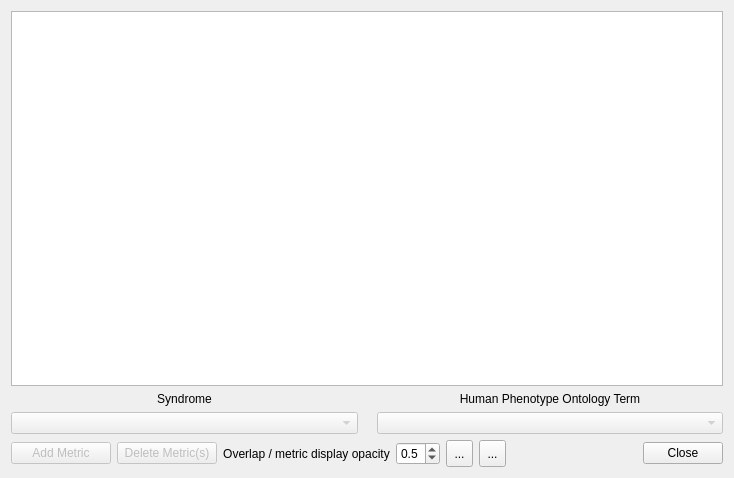
<?xml version="1.0" encoding="UTF-8"?>
<ui version="4.0">
 <class>MetricsDisplayDialog</class>
 <widget class="QDialog" name="MetricsDisplayDialog">
  <property name="geometry">
   <rect>
    <x>0</x>
    <y>0</y>
    <width>734</width>
    <height>478</height>
   </rect>
  </property>
  <property name="windowTitle">
   <string>Dialog</string>
  </property>
  <layout class="QVBoxLayout" name="verticalLayout_3">
   <item>
    <widget class="QTableWidget" name="table"/>
   </item>
   <item>
    <layout class="QHBoxLayout" name="horizontalLayout_3">
     <item>
      <layout class="QVBoxLayout" name="verticalLayout_2">
       <item>
        <widget class="QLabel" name="label_2">
         <property name="text">
          <string>Syndrome</string>
         </property>
         <property name="alignment">
          <set>Qt::AlignCenter</set>
         </property>
        </widget>
       </item>
       <item>
        <widget class="QComboBox" name="syndromesComboBox">
         <property name="enabled">
          <bool>false</bool>
         </property>
         <property name="minimumSize">
          <size>
           <width>200</width>
           <height>0</height>
          </size>
         </property>
        </widget>
       </item>
      </layout>
     </item>
     <item>
      <widget class="QLabel" name="label_4">
       <property name="sizePolicy">
        <sizepolicy hsizetype="Maximum" vsizetype="Maximum">
         <horstretch>0</horstretch>
         <verstretch>0</verstretch>
        </sizepolicy>
       </property>
       <property name="text">
        <string/>
       </property>
       <property name="pixmap">
        <pixmap resource="../FaceTools_res.qrc">:/icons/ARROW_RIGHT</pixmap>
       </property>
       <property name="scaledContents">
        <bool>false</bool>
       </property>
       <property name="alignment">
        <set>Qt::AlignCenter</set>
       </property>
      </widget>
     </item>
     <item>
      <layout class="QVBoxLayout" name="verticalLayout">
       <item>
        <widget class="QLabel" name="label">
         <property name="text">
          <string>Human Phenotype Ontology Term</string>
         </property>
         <property name="alignment">
          <set>Qt::AlignCenter</set>
         </property>
        </widget>
       </item>
       <item>
        <widget class="QComboBox" name="hpoComboBox">
         <property name="enabled">
          <bool>false</bool>
         </property>
         <property name="minimumSize">
          <size>
           <width>200</width>
           <height>0</height>
          </size>
         </property>
        </widget>
       </item>
      </layout>
     </item>
    </layout>
   </item>
   <item>
    <layout class="QHBoxLayout" name="horizontalLayout_2">
     <item>
      <widget class="QPushButton" name="addMetricButton">
       <property name="enabled">
        <bool>false</bool>
       </property>
       <property name="minimumSize">
        <size>
         <width>100</width>
         <height>0</height>
        </size>
       </property>
       <property name="text">
        <string>Add Metric</string>
       </property>
      </widget>
     </item>
     <item>
      <widget class="QPushButton" name="deleteMetricsButton">
       <property name="enabled">
        <bool>false</bool>
       </property>
       <property name="minimumSize">
        <size>
         <width>100</width>
         <height>0</height>
        </size>
       </property>
       <property name="text">
        <string>Delete Metric(s)</string>
       </property>
      </widget>
     </item>
     <item>
      <layout class="QHBoxLayout" name="horizontalLayout">
       <item>
        <widget class="QLabel" name="label_3">
         <property name="text">
          <string>Overlap / metric display opacity</string>
         </property>
         <property name="alignment">
          <set>Qt::AlignCenter</set>
         </property>
        </widget>
       </item>
       <item>
        <widget class="QDoubleSpinBox" name="opacitySpinBox">
         <property name="decimals">
          <number>1</number>
         </property>
         <property name="minimum">
          <double>0.100000000000000</double>
         </property>
         <property name="maximum">
          <double>1.000000000000000</double>
         </property>
         <property name="singleStep">
          <double>0.100000000000000</double>
         </property>
         <property name="value">
          <double>0.500000000000000</double>
         </property>
        </widget>
       </item>
      </layout>
     </item>
     <item>
      <widget class="QToolButton" name="showMetricsButton">
       <property name="minimumSize">
        <size>
         <width>27</width>
         <height>27</height>
        </size>
       </property>
       <property name="maximumSize">
        <size>
         <width>27</width>
         <height>27</height>
        </size>
       </property>
       <property name="text">
        <string>...</string>
       </property>
       <property name="iconSize">
        <size>
         <width>27</width>
         <height>27</height>
        </size>
       </property>
      </widget>
     </item>
     <item>
      <widget class="QToolButton" name="showChartButton">
       <property name="minimumSize">
        <size>
         <width>27</width>
         <height>27</height>
        </size>
       </property>
       <property name="maximumSize">
        <size>
         <width>27</width>
         <height>27</height>
        </size>
       </property>
       <property name="text">
        <string>...</string>
       </property>
       <property name="iconSize">
        <size>
         <width>27</width>
         <height>27</height>
        </size>
       </property>
      </widget>
     </item>
     <item>
      <spacer name="horizontalSpacer">
       <property name="orientation">
        <enum>Qt::Horizontal</enum>
       </property>
       <property name="sizeHint" stdset="0">
        <size>
         <width>40</width>
         <height>20</height>
        </size>
       </property>
      </spacer>
     </item>
     <item>
      <widget class="QDialogButtonBox" name="buttonBox">
       <property name="standardButtons">
        <set>QDialogButtonBox::Close</set>
       </property>
      </widget>
     </item>
    </layout>
   </item>
  </layout>
 </widget>
 <resources>
  <include location="../FaceTools_res.qrc"/>
 </resources>
 <connections>
  <connection>
   <sender>buttonBox</sender>
   <signal>clicked(QAbstractButton*)</signal>
   <receiver>MetricsDisplayDialog</receiver>
   <slot>accept()</slot>
   <hints>
    <hint type="sourcelabel">
     <x>557</x>
     <y>405</y>
    </hint>
    <hint type="destinationlabel">
     <x>303</x>
     <y>213</y>
    </hint>
   </hints>
  </connection>
 </connections>
</ui>
